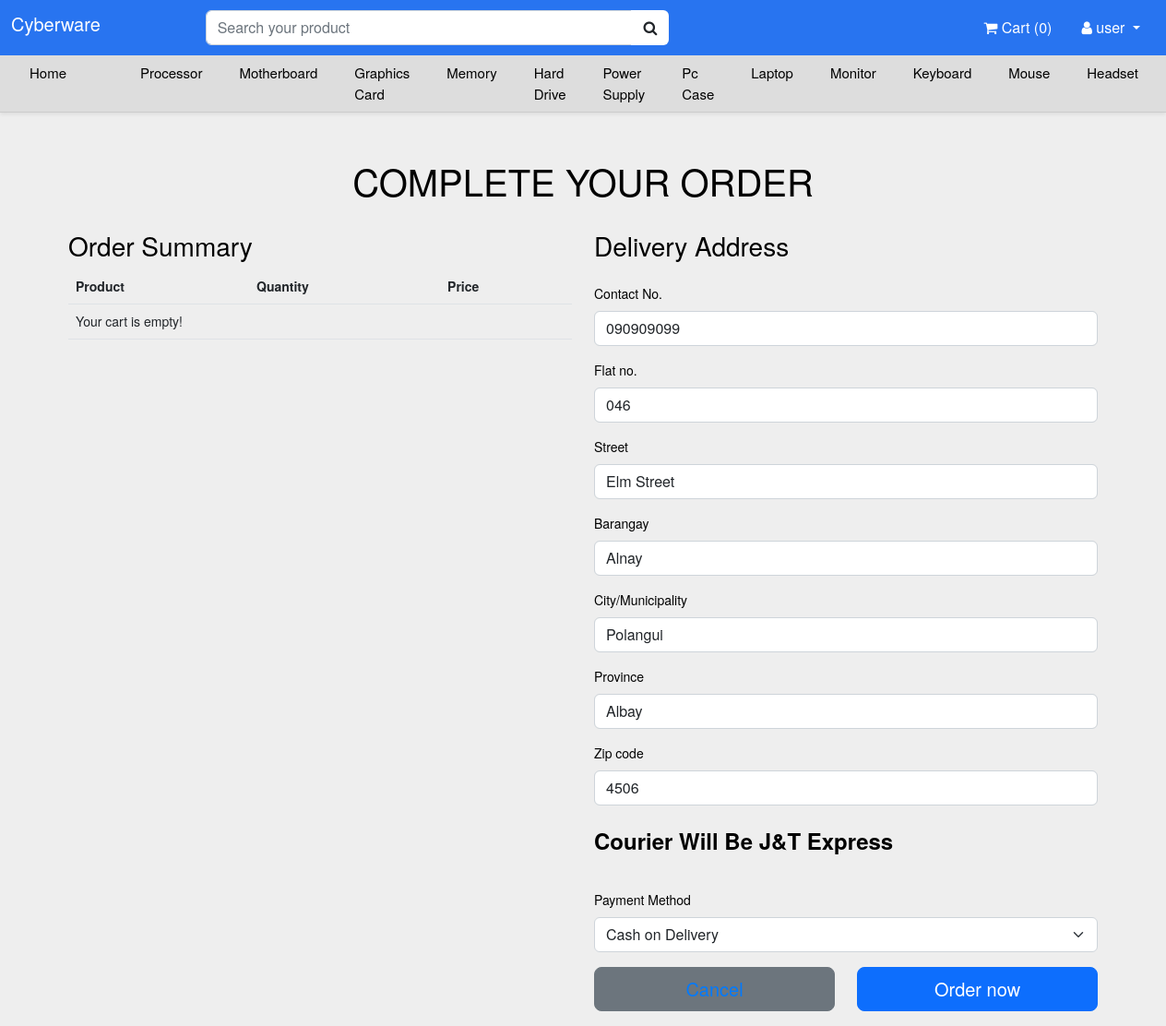
The app's page /checkout.php (signed in) with its own data.
### tables this page shows
CREATE TABLE `customer_address` (
  `customer_address_id` int(11) NOT NULL,
  `user_id` int(11) NOT NULL,
  `contact_no` varchar(20) NOT NULL,
  `house_no` varchar(255) NOT NULL,
  `street_name` varchar(255) NOT NULL,
  `barangay` varchar(255) NOT NULL,
  `city` varchar(255) NOT NULL,
  `country` varchar(255) NOT NULL COMMENT '*Province',
  `zip_code` varchar(255) NOT NULL
);

### checkout.php (the view, shortened to what this page needs)
<?php
@include "connection.php";
$user_id = $_SESSION['user_id'];
$shipping_fee = 100;
$address_query = $conn->prepare("SELECT * FROM `customer_address` WHERE user_id = ?");
$address_query->bind_param("i", $user_id);
$address_query->execute();
$address_result = $address_query->get_result();
if ($address_result && $address_result->num_rows > 0) {
    $address_data = $address_result->fetch_assoc();
    $saved_contact = $address_data['contact_no'];
    $saved_flat = $address_data['house_no'];
    $saved_street = $address_data['street_name'];
    $saved_barangay = $address_data['barangay'];
    $saved_city = $address_data['city'];
    $saved_state = $address_data['country'];
    $saved_zip_code = $address_data['zip_code'];
}
?>
<!DOCTYPE html>
<html lang="en">
<head>
    <link href="https://stackpath.bootstrapcdn.com/font-awesome/4.7.0/css/font-awesome.min.css" rel="stylesheet">
    <link href="https://cdn.jsdelivr.net/npm/bootstrap@5.2.0-beta1/dist/css/bootstrap.min.css" rel="stylesheet">
    <link rel="stylesheet" href="main.css">
</head>
<body>
    <?php include "includes/navbar.php"; ?>
    <div class="container">
        <section>
            <h1 class="section-header">Complete your Order</h1>
            <div class="row">
                <div class="col-md-6">
                    <div class="display-order">
                        <table class="table">
                            <h3>Order Summary</h3>
                            <thead>
                                <tr>
                                    <th>Product</th>
                                    <th>Quantity</th>
                                    <th>Price</th>
                                </tr>
                            </thead>
                            <tbody>
                                <?php
                                $select_cart = $conn->prepare("SELECT c.*, p.product_name, p.price FROM `cart` c JOIN `products` p ON c.product_id = p.product_id WHERE c.user_id = ?");
                                $select_cart->bind_param("i", $user_id);
                                $select_cart->execute();
                                $cart_result = $select_cart->get_result();
                                $total = 0;
                                if ($cart_result->num_rows > 0) {
                                    while ($fetch_cart = $cart_result->fetch_assoc()) {
                                        $price = is_numeric($fetch_cart['price']) ? (float)$fetch_cart['price'] : 0;
                                        $quantity = is_numeric($fetch_cart['quantity']) ? (int)$fetch_cart['quantity'] : 0;
                                        $total_price = $price * $quantity;
                                        $total += $total_price;
                                ?>
                                        <tr>
                                            <td><?= htmlspecialchars($fetch_cart['product_name']); ?></td>
                                            <td><?= htmlspecialchars($fetch_cart['quantity']); ?></td>
                                            <td>₱<?= number_format($total_price, 2); ?></td>
                                        </tr>
                                    <?php
                                    }
                                    $grand_total = $total;
                                    ?>
                                    <tr>
                                        <td colspan="2" class="text-end fw-bold">Subtotal:</td>
                                        <td>₱<?= number_format($grand_total, 2); ?></td>
                                    </tr>
                                    <tr>
                                        <td colspan="2" class="text-end fw-bold">Shipping Fee:</td>
                                        <td>₱<?= number_format($shipping_fee, 2); ?></td>
                                    </tr>
                                    <tr class="table-active">
                                        <td colspan="2" class="text-end fw-bold">Total Amount:</td>
                                        <td>₱<?= number_format($grand_total + $shipping_fee, 2); ?></td>
                                    </tr>
                                <?php
                                } else {
                                    echo "<tr><td colspan='3'>Your cart is empty!</td></tr>";
                                }
                                ?>
                            </tbody>
                        </table>
                    </div>
                </div>
                <div class="col-md-6">
                    <form action="" method="post">
                        <div class="row">
                            <h3 class="mb-4">Delivery Address</h3>
                            <div class="mb-3">
                                <label for="delivery_contact" class="form-label">Contact No.</label>
                                <input type="number" id="delivery_contact" name="contact_no" min="1" class="form-control" value="<?php echo isset($saved_contact) ? $saved_contact : ''; ?>" required>
                            </div>
                            <div class="mb-3">
                                <label for="delivery_flat" class="form-label">Flat no.</label>
                                <input type="text" id="delivery_flat" name="flat" class="form-control" value="<?php echo isset($saved_flat) ? $saved_flat : ''; ?>" required>
                            </div>
                            <div class="mb-3">
                                <label for="delivery_street" class="form-label">Street</label>
                                <input type="text" id="delivery_street" name="street" class="form-control" value="<?php echo isset($saved_street) ? $saved_street : ''; ?>" required>
                            </div>
                            <div class="mb-3">
                                <label for="delivery_barangay" class="form-label">Barangay</label>
                                <input type="text" id="delivery_barangay" name="barangay" class="form-control" value="<?php echo isset($saved_barangay) ? $saved_barangay : ''; ?>" required>
                            </div>
                            <div class="mb-3">
                                <label for="delivery_city" class="form-label">City/Municipality</label>
                                <input type="text" id="delivery_city" name="city" class="form-control" value="<?php echo isset($saved_city) ? $saved_city : ''; ?>" required>
                            </div>
                            <div class="mb-3">
                                <label for="delivery_state" class="form-label">Province</label>
                                <input type="text" id="delivery_state" name="state" class="form-control" value="<?php echo isset($saved_state) ? $saved_state : ''; ?>" required>
                            </div>
                            <div class="mb-4">
                                <label for="delivery_zip_code" class="form-label">Zip code</label>
                                <input type="number" id="delivery_zip_code" name="zip_code" min="1" class="form-control" value="<?php echo isset($saved_zip_code) ? $saved_zip_code : ''; ?>" required>
                            </div>
                            <div class="mb-4">
                                <label for="shipper" class="form-label"><h4><strong> Courier Will Be J&T Express</strong></h4></label>
                            </div>
                            <div class="mb-3">
                                <label for="payment_method" class="form-label">Payment Method</label>
                                <select id="payment_method" name="payment_method" class="form-select" required>
                                    <option value="cod">Cash on Delivery</option>
                                </select>
                            </div>
                        </div>
                        <div class="row">
                            <div class="col-md-6 mb-3">
                                <a href="cart.php" class="btn btn-secondary btn-lg w-100">Cancel</a>
                            </div>
                            <div class="col-md-6 mb-3">
                                <input type="submit" value="Order now" name="order_btn" class="btn btn-primary btn-lg w-100">
                            </div>
                        </div>
                    </form>
                </div>
            </div>
        </section>
    </div>
</body>
</html>

### checkout.php (style rules this page uses)
html, body { position: relative; height: 100%; }
body { background: #eee; font-family: Helvetica Neue, Helvetica, Arial, sans-serif; font-size: 14px; color: #000; margin: 0; padding: 0; }
a:link { text-decoration: none; color: #007aff; }
.container { margin-top: 50px; }
.section-header { text-align: center; margin-bottom: 30px; text-transform: uppercase; }

### records on screen
customer_address: contact_no "090909099", flat "046", street "Elm Street", barangay "Alnay", city "Polangui", state "Albay", zip_code "4506"

### other values on screen
$row_count "0"
$_SESSION['user_name'] "user"
